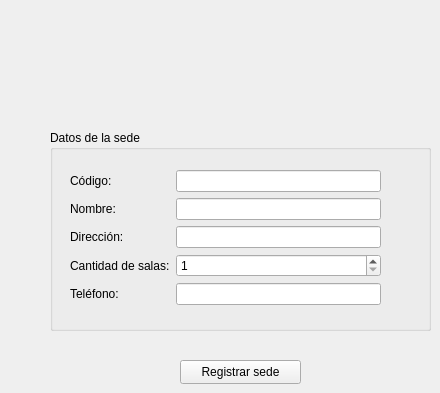
          <widget class="QWidget" name="tab_18">
           <attribute name="title">
            <string>Registrar sede</string>
           </attribute>
           <widget class="QGroupBox" name="grpRegistrarSedeAdmin">
            <property name="geometry">
             <rect>
              <x>50</x>
              <y>130</y>
              <width>381</width>
              <height>201</height>
             </rect>
            </property>
            <property name="title">
             <string>Datos de la sede</string>
            </property>
            <widget class="QWidget" name="formLayoutWidget_5">
             <property name="geometry">
              <rect>
               <x>20</x>
               <y>40</y>
               <width>311</width>
               <height>151</height>
              </rect>
             </property>
             <layout class="QFormLayout" name="formRegistroSedeAdmin">
              <item row="0" column="0">
               <widget class="QLabel" name="lblCodigoSedeAdmin">
                <property name="text">
                 <string>Código:</string>
                </property>
               </widget>
              </item>
              <item row="0" column="1">
               <widget class="QLineEdit" name="txtCodigoSedeAdmin"/>
              </item>
              <item row="1" column="0">
               <widget class="QLabel" name="lblNombreSedeAdmin">
                <property name="text">
                 <string>Nombre:</string>
                </property>
               </widget>
              </item>
              <item row="1" column="1">
               <widget class="QLineEdit" name="txtNombreSedeAdmin"/>
              </item>
              <item row="2" column="0">
               <widget class="QLabel" name="lblDireccionSedeAdmin">
                <property name="text">
                 <string>Dirección:</string>
                </property>
               </widget>
              </item>
              <item row="2" column="1">
               <widget class="QLineEdit" name="txtDireccionSedeAdmin"/>
              </item>
              <item row="3" column="0">
               <widget class="QLabel" name="lblCantidadSalasSedeAdmin">
                <property name="text">
                 <string>Cantidad de salas:</string>
                </property>
               </widget>
              </item>
              <item row="3" column="1">
               <widget class="QSpinBox" name="spinCantidadSalasSedeAdmin">
                <property name="minimum">
                 <number>1</number>
                </property>
               </widget>
              </item>
              <item row="4" column="0">
               <widget class="QLabel" name="lblTelefonoSedeAdmin">
                <property name="text">
                 <string>Teléfono:</string>
                </property>
               </widget>
              </item>
              <item row="4" column="1">
               <widget class="QLineEdit" name="txtTelefonoSedeAdmin"/>
              </item>
             </layout>
            </widget>
           </widget>
           <widget class="QPushButton" name="btnRegistrarSede">
            <property name="geometry">
             <rect>
              <x>180</x>
              <y>360</y>
              <width>121</width>
              <height>24</height>
             </rect>
            </property>
            <property name="text">
             <string>Registrar sede</string>
            </property>
           </widget>
          </widget>
